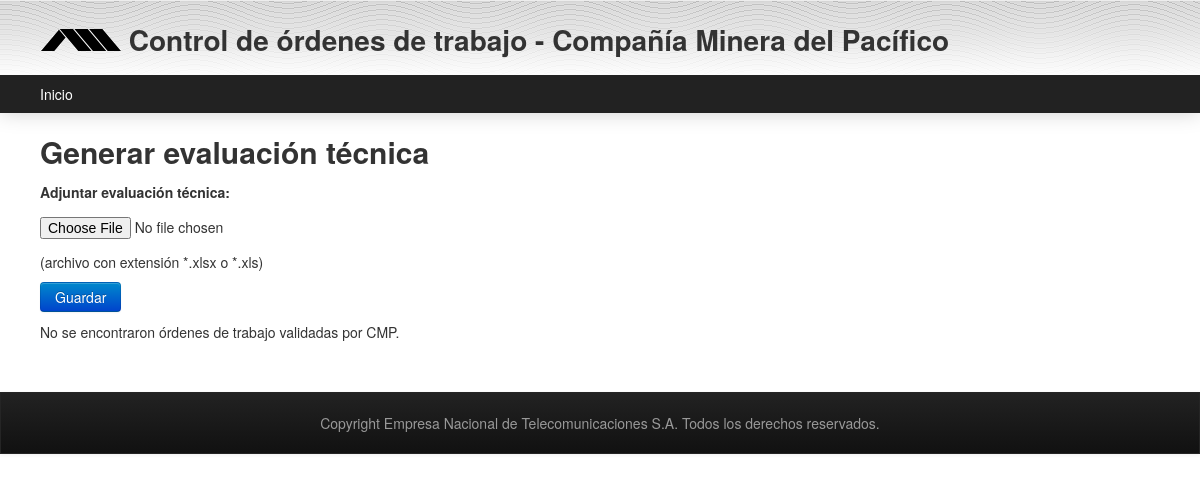
Page /cmp/ordendetrabajo/entel/generar_evaluaciontecnica.php on the earlier database version.
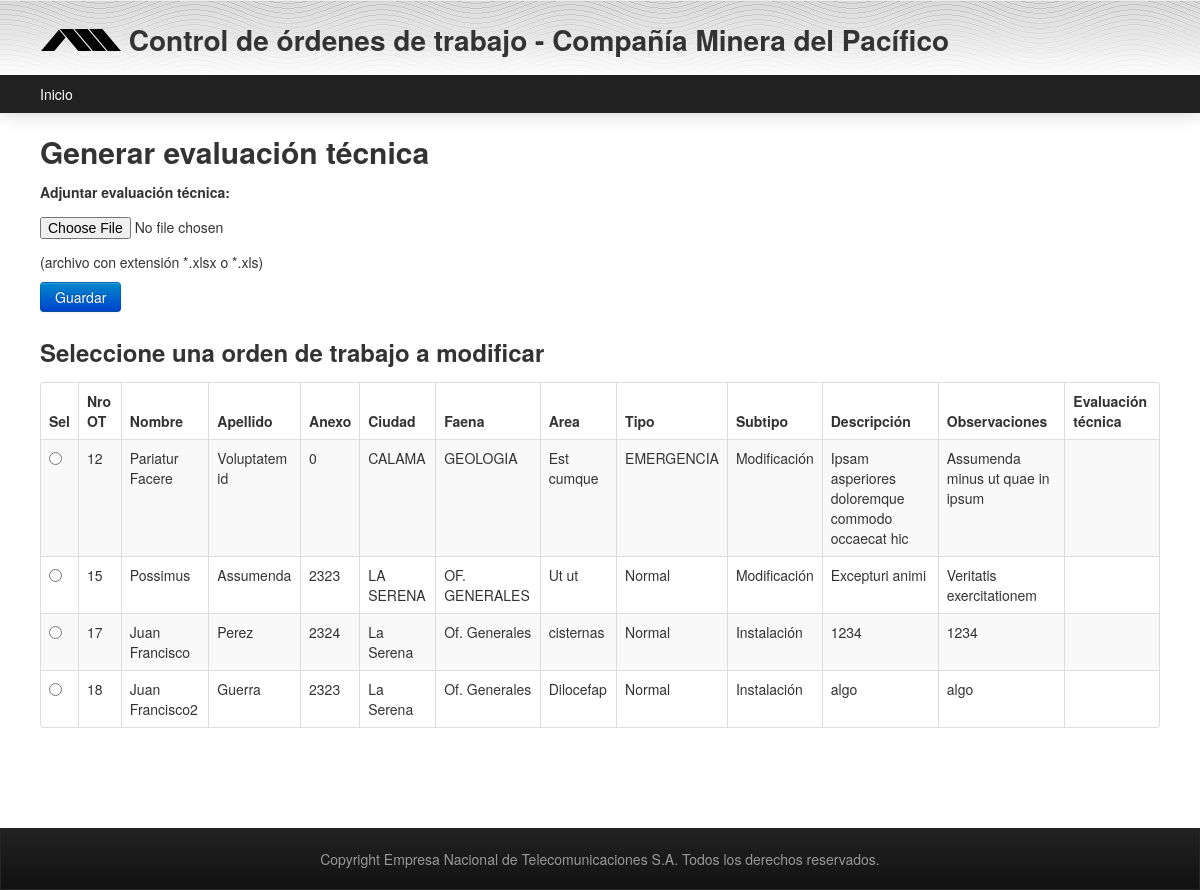
Same page on the later database version.
### tables this page shows
CREATE TABLE IF NOT EXISTS `orden_de_trabajo` (
  `idorden_de_trabajo` int(11) NOT NULL AUTO_INCREMENT,
  `nombre` varchar(50) DEFAULT NULL,
  `apellido` varchar(50) DEFAULT NULL,
  `anexo` int(11) DEFAULT NULL,
  `ciudad` varchar(45) DEFAULT NULL,
  `faena` varchar(45) DEFAULT NULL,
  `area` varchar(45) DEFAULT NULL,
  `tipo_ot` varchar(45) DEFAULT NULL,
  `subtipo_ot` varchar(45) DEFAULT NULL,
  `descripcion` text,
  `observaciones` text,
  `evaluacion_tecnica` varchar(300) DEFAULT NULL,
  PRIMARY KEY (`idorden_de_trabajo`)
);

### cmp/ordendetrabajo/entel/generar_evaluaciontecnica.php (the view, shortened to what this page needs)
<!DOCTYPE HTML PUBLIC "-//W3C//DTD HTML 4.01 Transitional//EN" "http://www.w3.org/TR/html4/loose.dtd">
<html>
<head>
  <?php include ("../../include/head.php")?>
</head>
<body>
<div id="container">
<?php include ("../../include/menu.php"); ?>
<div id="content">
<h2>Generar evaluaci&oacute;n t&eacute;cnica</h2>
<form id='form' action='' method='POST' enctype="multipart/form-data">
    <p><b>Adjuntar evaluaci&oacute;n t&eacute;cnica:</b>
    <p><input name="file" type="file"></p>
    <p>(archivo con extensi&oacute;n *.xlsx o *.xls)
    <p><input type='submit' value='Guardar' class="btn btn-primary"><input type='hidden' value='1' name='submitted'>
<?php
         $sql= "SELECT `idorden_de_trabajo`, `nombre`, `apellido`, `anexo`, `ciudad`, `faena`, `area`, `tipo_ot`, `subtipo_ot`, `descripcion`, `observaciones`, `evaluacion_tecnica`
           FROM `orden_de_trabajo`, `historial_ot`
           WHERE  `estado` = 'GENERACIÓN OT' AND `idorden_de_trabajo` = `orden_de_trabajo_idorden_de_trabajo`  AND `termino` IS NULL " ;
   $result = mysql_query($sql) or die(mysql_error());
   $rows = mysql_num_rows($result);
?>
    <div style="overflow-x: auto; overflow-y: hidden;">
<?php
     if ( $rows == 0) : ?>
    	<p>No se encontraron &oacute;rdenes de trabajo validadas por CMP.</p>
<?php else : ?>
	<h3>Seleccione una orden de trabajo a modificar</h3>
    <table id="tabla_ot" class="table table-striped table-bordered">
      <thead>
      <tr>
      	<th scope="col">Sel</th>
   		<th scope="col">Nro OT</th>
		<th scope="col">Nombre</th>
		<th scope="col">Apellido</th>
		<th scope="col">Anexo</th>
		<th scope="col">Ciudad</th>
		<th scope="col">Faena</th>
		<th scope="col">Area</th>
		<th scope="col">Tipo</th>
		<th scope="col">Subtipo</th>
		<th scope="col">Descripci&oacute;n</th>
		<th scope="col">Observaciones</th>
		<th scope="col">Evaluaci&oacute;n t&eacute;cnica</th>
      </tr>
      </thead>
      <tbody>
   <?php
     for ($i = 0; $i < $rows; $i++)
     $ot[] = mysql_fetch_assoc($result);
   ?>
	    <?php for ($i = 0; $i < $rows; $i++): ?>
	<tr>
			<td><input type=radio name=nro_ot value=<?php echo $ot[$i]['idorden_de_trabajo'];?>></td>
			<td><?php echo $ot[$i]['idorden_de_trabajo']; ?></td>
	        <td><?php echo $ot[$i]['nombre']; ?></td>
   	        <td><?php echo $ot[$i]['apellido']; ?></td>
	        <td><?php echo $ot[$i]['anexo']; ?></td>
	        <td><?php echo $ot[$i]['ciudad']; ?></td>
	        <td><?php echo $ot[$i]['faena'] ?></td>
   	        <td><?php echo $ot[$i]['area']; ?></td>
	        <td><?php echo $ot[$i]['tipo_ot'] ?></td>
	        <td><?php echo $ot[$i]['subtipo_ot']; ?></td>
	        <td><?php echo $ot[$i]['descripcion']; ?></td>
	        <td><?php echo $ot[$i]['observaciones']; ?></td>
	        <td><?php if(isset($ot[$i]['evaluacion_tecnica'])) echo "<a href='../../public_html/upload/archivos/".$ot[$i]['evaluacion_tecnica']."' >descargar</a>"; ?></td>
	 </tr>
    <?php
             endfor;
    ?>
      </tbody>
    </table>
<br>
<br>
<?php endif; ?>
    </div>
</form>
</div>
<?php include ("../../include/footer.php") ?>
</div>
</body>
</html>

### cmp/include/head.php (shortened to what this page needs)
<link href="http://localhost/cmp/css/bootstrap/css/bootstrap.min.css" rel="stylesheet" type="text/css">
<link href="http://localhost/cmp/css/global.css" rel="stylesheet" type="text/css">

### cmp/include/menu.php (shortened to what this page needs)
<div id="header">
<h1><img src="http://localhost/cmp/images/lwis.celebrity/logo_lwis.png" alt="LWIS.net"> Control de &oacute;rdenes de trabajo - Compañ&iacute;a Minera del Pac&iacute;fico</h1>
<ul id="nav" class="dropdown dropdown-linear dropdown-columnar">
	<li><a href="http://localhost/cmp/index.php">Inicio</a></li>
</ul>
</div>

### cmp/include/footer.php
<div id="footer" class="footer navbar navbar-inverse" >
	<div class="navbar-inner">
        Copyright Empresa Nacional de Telecomunicaciones S.A. Todos los derechos reservados.
   </div>
</div>

### cmp/css/global.css (style rules this page uses)
h2 { margin-bottom: 10px; }
#footer { text-align: center; margin: 40px -40px 0; }
#footer .navbar-inner { padding: 20px 40px 0px; border-radius: 0; }
#header { background: #fff url("../images/lwis.celebrity/pattern1.png") 0 0 repeat-x; height: 92px; margin: 0px -40px 20px; padding: 20px 0 0; box-shadow: 0 0 20px #ccc; }
#header h1 { margin: 0 0 15px; padding: 0 35px; font-size: 28px; }
#header img { vertical-align: 0px; }
ul.dropdown { background-color: #222; color: #fff; }
ul.dropdown li a, ul.dropdown li.dir { padding: 10px 40px; display: block; color: #fff; }
ul.dropdown, ul.dropdown li, ul.dropdown ul { list-style: none; margin: 0; padding: 0; }
ul.dropdown { position: relative; z-index: 597; float: left; }
ul.dropdown li { float: left; line-height: 1.3em; vertical-align: middle; zoom: 1; }
ul.dropdown-linear { width: 100%; }
p { clear: both; }

Differences in the rows shown:
added orden_de_trabajo: idorden_de_trabajo "12", nombre "Pariatur Facere", apellido "Voluptatem id", anexo "0", ciudad "CALAMA", faena "GEOLOGIA", area "Est cumque", tipo_ot "EMERGENCIA", subtipo_ot "Modificación", descripcion "Ipsam asperiores doloremque commodo occaecat hic", observaciones "Assumenda minus ut quae in ipsum"
added orden_de_trabajo: idorden_de_trabajo "15", nombre "Possimus", apellido "Assumenda", anexo "2323", ciudad "LA SERENA", faena "OF. GENERALES", area "Ut ut", tipo_ot "Normal", subtipo_ot "Modificación", descripcion "Excepturi animi", observaciones "Veritatis exercitationem"
added orden_de_trabajo: idorden_de_trabajo "17", nombre "Juan Francisco", apellido "Perez", anexo "2324", ciudad "La Serena", faena "Of. Generales", area "cisternas", tipo_ot "Normal", subtipo_ot "Instalación", descripcion "1234", observaciones "1234"
added orden_de_trabajo: idorden_de_trabajo "18", nombre "Juan Francisco2", apellido "Guerra", anexo "2323", ciudad "La Serena", faena "Of. Generales", area "Dilocefap", tipo_ot "Normal", subtipo_ot "Instalación", descripcion "algo", observaciones "algo"
Other differences:
text no longer shown: "No se encontraron órdenes de trabajo validadas por CMP."
text now shown: "Seleccione una orden de trabajo a modificar Sel Nro OT Nombre Apellido Anexo Ciudad Faena Area Tipo Subtipo Descripción Observaciones Evaluación técnica"
